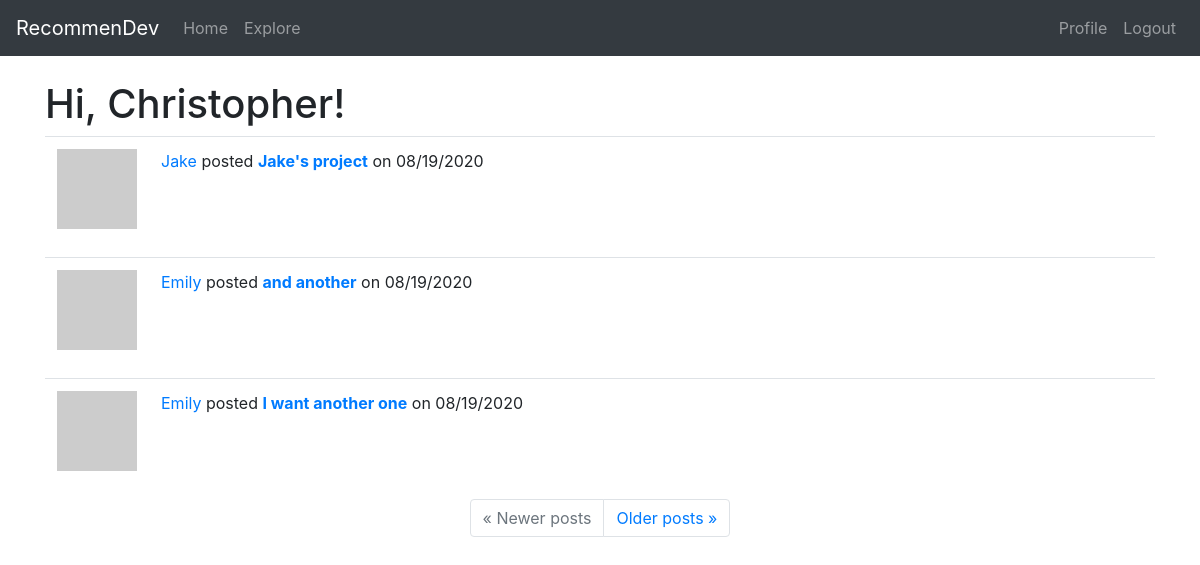
The page /explore (signed in) on the database as committed earlier.
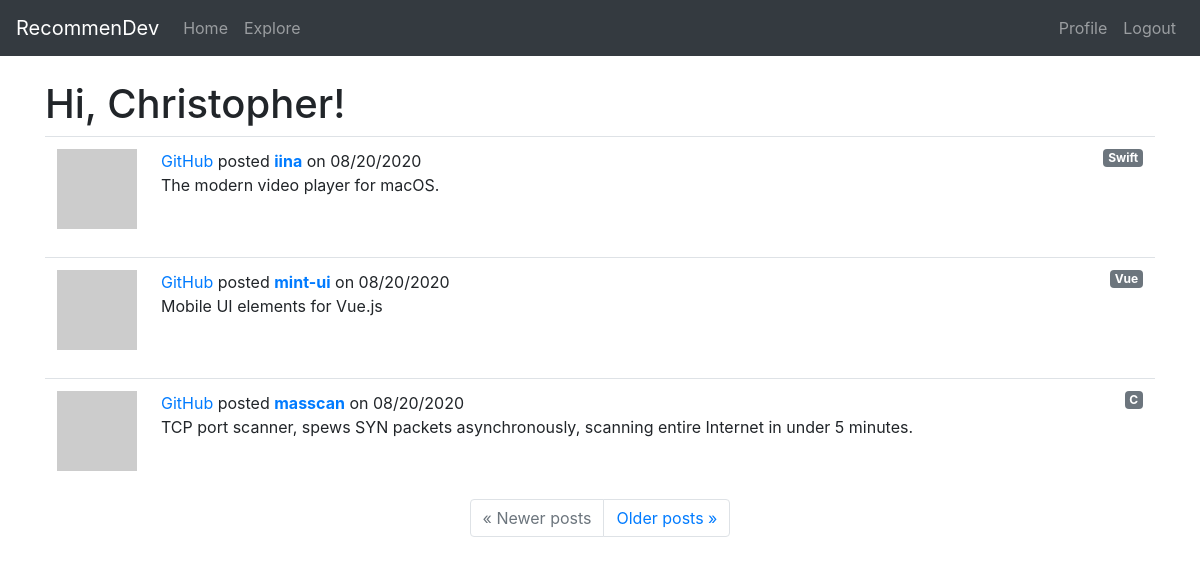
The same page on the database as committed later.
### app/models.py (models this page shows, shortened)
class Project(db.Model):
    id = db.Column(db.Integer, primary_key=True)
    user_id = db.Column(db.Integer, db.ForeignKey('user.id'))
    title = db.Column(db.String(60))
    description = db.Column(db.String(150))
    timestamp = db.Column(db.DateTime, index=True, default=datetime.utcnow)
    language = db.Column(db.String(15))
    git_url = db.Column(db.String(50))
    tags = db.Column(db.String(60))

class User(UserMixin, db.Model):
    id = db.Column(db.Integer, primary_key=True)
    username = db.Column(db.String(30), index=True, unique=True)
    email = db.Column(db.String(50), index=True, unique=True)
    password_hash = db.Column(db.String(128))
    projects = db.relationship('Project', backref='owner', lazy='dynamic')
    about_me = db.Column(db.String(140))
    last_seen = db.Column(db.DateTime, default=datetime.utcnow)
    followed = db.relationship(
        'User', secondary=followers,
        primaryjoin=(followers.c.follower_id == id),
        secondaryjoin=(followers.c.followed_id == id),
        backref=db.backref('followers', lazy='dynamic'), lazy='dynamic')
    rated = db.relationship(
        'Project', secondary=ratings,
        backref=db.backref('raters', lazy='dynamic'), lazy='dynamic')
    def avatar(self, size):
        digest = md5(self.email.lower().encode('utf-8')).hexdigest()
        return 'https://www.gravatar.com/avatar/{}?d=retro&s={}'.format(digest, size)

### app/routes.py (the view)
@app.route('/explore')
@login_required
def explore():
    page = request.args.get('page', 1, type=int)
    projects = Project.query.order_by(Project.timestamp.desc()).paginate(page, app.config['POSTS_PER_PAGE'], False)
    next_url = url_for('explore', page=projects.next_num) \
        if projects.has_next else None
    prev_url = url_for('explore', page=projects.prev_num) \
        if projects.has_prev else None
    return render_template('index.html', title='Explore', projects=projects.items, next_url=next_url, prev_url=prev_url)

### app/models.py (called while the page is built)
@login.user_loader
def load_user(id):
    return User.query.get(int(id))

### app/routes.py (called while the page is built)
@app.before_request
def before_request():
    if current_user.is_authenticated:
        current_user.last_seen = datetime.utcnow()
        db.session.commit()

### app/templates/index.html (shortened to what this page needs)
{% extends "base.html" %}
{% block content %}
    <h1>Hi, {{ current_user.username }}!</h1>
    {% for project in projects %}
        {% include '_project.html' %}
    {% endfor %}
    <nav aria-label="...">
        <ul class="pagination justify-content-center">
            <li class="page-item{% if not prev_url %} disabled{% endif %}">
                <a class="page-link" href="{{ prev_url or '#' }}">
                    <span aria-hidden="true">&laquo;</span> Newer posts
                </a>
            </li>
            <li class="page-item{% if not next_url %} disabled{% endif %}">
                <a class="page-link" href="{{ next_url or '#' }}">
                    Older posts <span aria-hidden="true">&raquo;</span>
                </a>
            </li>
        </ul>
    </nav>
{% endblock %}

### app/templates/_project.html
<table class="table table-hover">
    <tr>
        <td width="70px">
            <a href="{{ url_for('user', username=project.owner.username) }}">
                {% if project.owner %}
                <img src="{{ project.owner.avatar(70) }}" />
                {% else %}
                <img src="https://via.placeholder.com/70" />
                {% endif %}
            </a>
        </td>
        <td>
            <span class="user_popup">
                <a href="{{ url_for('user', username=project.owner.username) }}">
                    {{ project.owner.username }}
                </a>
            </span>
            posted <a href="{{ url_for('project', id=project.id) }}"><b>{{ project.title }}</b></a> on {{ moment(project.timestamp).format('L') }}
            <a href="{% if project.language %} {{ url_for('language', language=project.language) }} {% endif %}" class="badge badge-secondary float-right">{% if project.language %} {{ project.language }} {% endif %}</a>
            <br> {% if project.description %} {{ project.description }} {% endif %}
        </td>
    </tr>
</table>

Rows that differ between the two databases and show on the page:
no longer on this page (row edited): Project: owner.username "Jake", title "Jake's project", timestamp "08/19/2020"
no longer on this page (row edited): Project: owner.username "Emily", title "and another", timestamp "08/19/2020"
no longer on this page (row edited): Project: owner.username "Emily", title "I want another one", timestamp "08/19/2020"
added Project: owner.username "GitHub", title "iina", timestamp "08/20/2020", language "Swift", description "The modern video player for macOS."
added Project: owner.username "GitHub", title "mint-ui", timestamp "08/20/2020", language "Vue", description "Mobile UI elements for Vue.js"
added Project: owner.username "GitHub", title "masscan", timestamp "08/20/2020", language "C", description "TCP port scanner, spews SYN packets asynchronously, scanning entire Internet in under 5 minutes."
